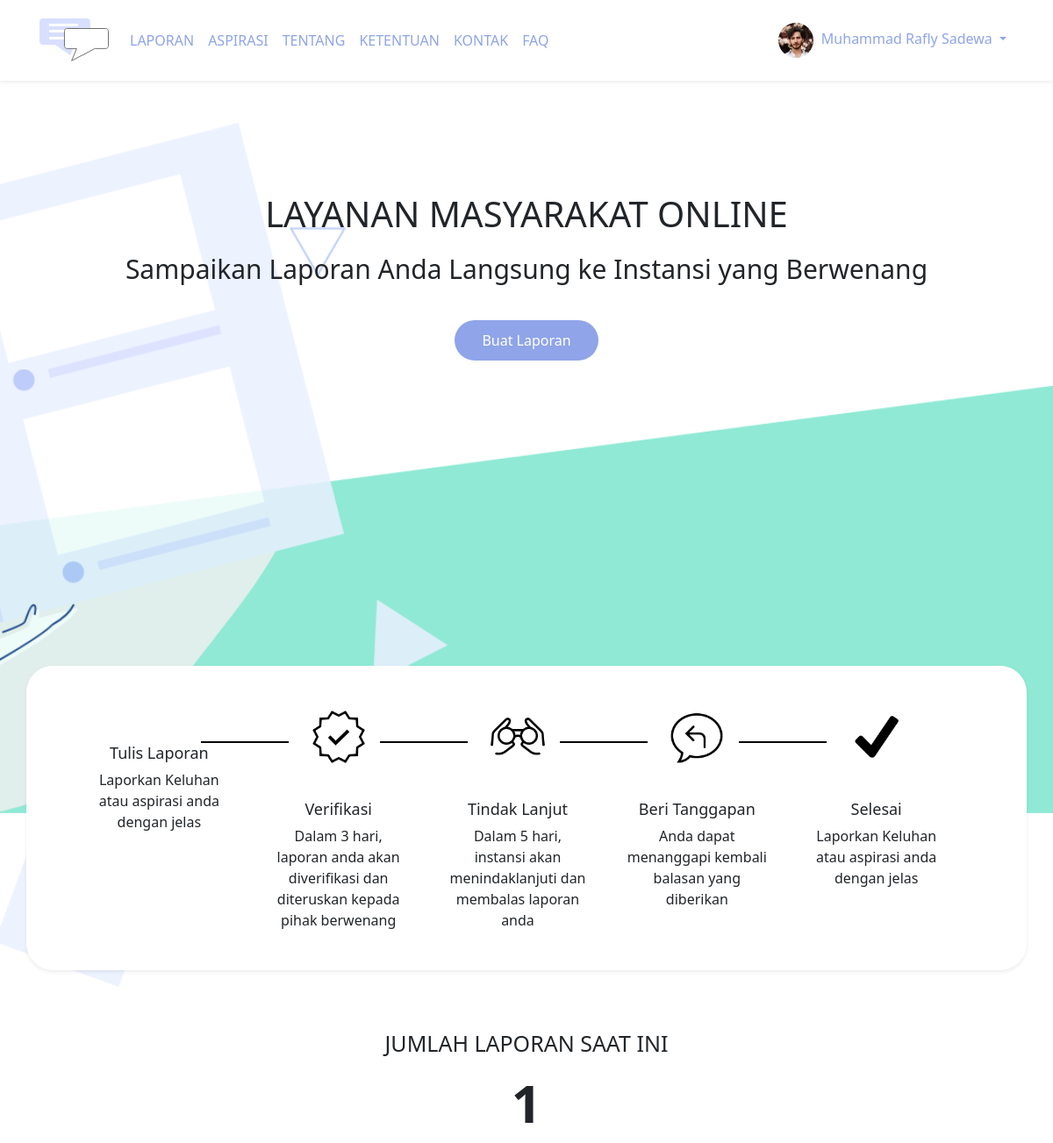
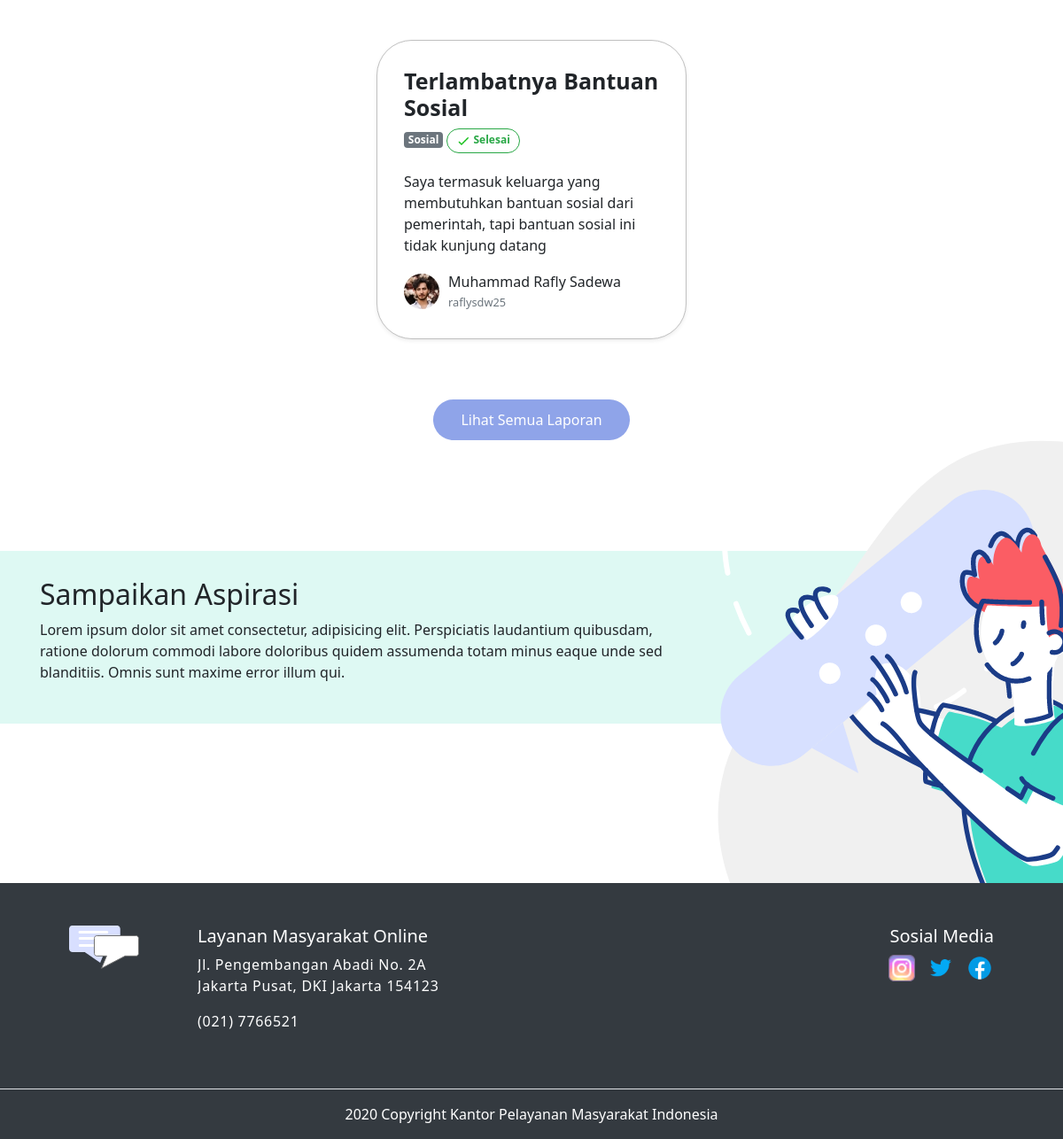
/ (signed in), run on the app's committed database (2 pictures, top to bottom).
### tables this page shows
CREATE TABLE `user_profile` (
  `up_id` int(11) NOT NULL,
  `nama` varchar(255) NOT NULL,
  `alamat` varchar(255) NOT NULL,
  `telephone` varchar(255) NOT NULL,
  `email` varchar(255) NOT NULL,
  `username` varchar(255) NOT NULL,
  `password` varchar(255) NOT NULL,
  `created_at` datetime NOT NULL DEFAULT current_timestamp(),
  `updated_at` datetime DEFAULT NULL
);

CREATE TABLE `pengaduan` (
  `pg_id` int(11) NOT NULL,
  `up_id` int(11) NOT NULL,
  `judul` varchar(255) NOT NULL,
  `kategori` varchar(255) NOT NULL,
  `status` enum('Verifikasi','Tindak Lanjut','Selesai') NOT NULL DEFAULT 'Verifikasi',
  `jenis` enum('Pengaduan','Aspirasi','','') NOT NULL,
  `deskripsi` text NOT NULL DEFAULT '',
  `instansi` varchar(255) NOT NULL,
  `tgl_kejadian` datetime DEFAULT NULL,
  `created_at` datetime NOT NULL DEFAULT current_timestamp()
);

### assets/database/functions.php (called while the page is built, shortened)
<?php
    $conn = mysqli_connect('localhost', 'root', '', 'sister_pengaduan');
    function query($query){
        global $conn;
        $rows = [];
        $result = mysqli_query($conn,$query);
        while ($row = mysqli_fetch_assoc($result)) {
            $rows[] = $row;
        }
        return $rows;
    }

### index.php (the view, shortened to what this page needs)
<?php
    require 'assets/database/functions.php';
    $reports = query("SELECT p.*, up.nama, up.username FROM pengaduan p JOIN user_profile up ON (p.up_id = up.up_id) LIMIT 3");
    $count_data = count($reports);
    include('layouts/head.php');
?>
<body>
    <?php include('layouts/navigation.php'); ?>
    <header id="header" class="text-center">
        <h1>LAYANAN MASYARAKAT ONLINE</h1>
        <p class="mt-3">
            Sampaikan Laporan Anda Langsung ke Instansi yang Berwenang
        </p>
        <?php if(!isset($_SESSION["user_id"]) || !isset($_SESSION["login"])): ?>
            <button type="button" class="btn btn btn-cta" data-toggle="modal" data-target="#modalLogin">
                Masuk
            </button>
            <button type="button" class="btn btn-cta-outline" data-toggle="modal" data-target="#modalSignup">
                Daftar
            </button>
        <?php else: ?>
            <a href="#" class="btn btn-cta">Buat Laporan</a>
        <?php endif; ?>
    </header>
    <main>
        <div class="container">
            <section class="section-steps row justify-content-center shadow-sm p-3 mb-5 bg-white">
                <div class="col-3 col-md-2 steps-item">
                    <h2>Tulis Laporan</h2>
                    <p>
                        Laporkan Keluhan atau aspirasi anda dengan jelas
                    </p>
                </div>
                <div class="col-3 col-md-2 steps-item">
                    <img src="assets/img/verif.png" alt="">
                    <h2>Verifikasi</h2>
                    <p>
                        Dalam 3 hari, laporan anda akan diverifikasi dan diteruskan kepada pihak berwenang
                    </p>
                </div>
                <div class="col-3 col-md-2 steps-item">
                    <img src="assets/img/followup.png" alt="">
                    <h2>Tindak Lanjut</h2>
                    <p>
                        Dalam 5 hari, instansi akan menindaklanjuti dan membalas laporan anda
                    </p>
                </div>
                <div class="col-3 col-md-2 steps-item">
                    <img src="assets/img/response.png" alt="">
                    <h2>Beri Tanggapan</h2>
                    <p>
                       Anda dapat menanggapi kembali balasan yang diberikan
                    </p>
                </div>
                <div class="col-3 col-md-2 steps-item">
                    <img src="assets/img/done.png" alt="">
                    <h2>Selesai</h2>
                    <p>
                        Laporkan Keluhan atau aspirasi anda dengan jelas
                    </p>
                </div>
            </section>
       </div>
       <section class="section-laporan">
           <div class="container">
               <div class="row">
                   <div class="col text-center laporan-heading">
                       <h2>JUMLAH LAPORAN SAAT INI</h2>
                       <p><?= $count_data?></p>
                   </div>
               </div>
           </div>
       </section>
       <section class="section-laporan-content">
            <div class="container">
                <div class="section-aduan row justify-content-center">
                    <?php foreach($reports as $report):
                        if($report["status"] == "Selesai"){
                            $badge = 'done';
                            $image = 'selesai.png';
                        }else if($report["status"] == "Tindak Lanjut"){
                            $badge = 'action';
                            $image = 'followup-orange.png';
                        }else if($report["status"] == "Verifikasi"){
                            $badge = 'verify';
                            $image = 'verif-red.png';
                        }
                        ?>
                    <div class="col-sm col-md-4 col-lg-4">
                        <div class="card-aduan d-flex flex-column shadow-sm mb-5">
                            <div class="aduan-judul">
                                <h3><?= $report["judul"]?></h3>
                                <small class="badge bg-secondary text-white"><?= $report["kategori"]?></small>
                                <small class="badge <?= $badge?>">
                                   <img src="assets/img/<?= $image ?>" alt="">
                                   <?= $report["status"]?>
                                </small>
                            </div>
                            <div class="aduan-isi">
                                <?= $report["deskripsi"]?>
                            </div>
                            <div class="aduan-pelapor">
                                <img src="assets/img/members-1.jpg" alt="" class="pelapor-image">
                                <div class="description">
                                    <h3><?= $report["nama"]?></h3>
                                    <small class="text-muted"><?= $report["username"]?></small>
                                </div>
                            </div>
                        </div>
                    </div>
                    <?php endforeach; ?>
                </div>
                <div class="row justify-content-center">
                    <a href="#" class="btn btn-cta">Lihat Semua Laporan</a>
                </div>
            </div>
        </section>
       <section class="section-aspirasi">
            <div class="message-aspirasi row">
                <div class="container">
                    <div class="col-lg-8">
                    <h2>Sampaikan Aspirasi</h2>
                    <p>Lorem ipsum dolor sit amet consectetur, adipisicing elit. Perspiciatis laudantium quibusdam, ratione dolorum commodi labore doloribus quidem assumenda totam minus eaque unde sed blanditiis. Omnis sunt maxime error illum qui.</p>
                    </div>
                </div>
            </div>
        </section>
    </main>
    <?php include('layouts/footer.php'); ?>
</body>
</html>

### layouts/navigation.php (shortened to what this page needs)
<nav class="navbar navbar-expand-lg navbar-light bg-white p-3 shadow-sm p-3 mb-5 bg-white">
    <div class="container">
        <a class="navbar-brand" href="index.php">
            <img src="assets/img/group2.png" class="img-fluid" alt="">
        </a>
        <div class="collapse navbar-collapse" id="navbarNavDropdown">
            <ul class="navbar-nav">
                <li class="nav-item">
                    <a class="nav-link" href="page_laporan.php">LAPORAN</a>
                </li>
                <li class="nav-item">
                    <a class="nav-link" href="tambah_aspirasi.php">ASPIRASI</a>
                </li>
                <li class="nav-item">
                    <a class="nav-link" href="#">TENTANG</a>
                </li>
                <li class="nav-item">
                    <a class="nav-link" href="#">KETENTUAN</a>
                </li>
                <li class="nav-item">
                    <a class="nav-link" href="#">KONTAK</a>
                </li>
                <li class="nav-item">
                    <a class="nav-link" href="#">FAQ</a>
                </li>
            </ul>
            <?php if(isset($_SESSION["user_id"]) && isset($_SESSION["login"])):
                $user_id = $_SESSION["user_id"];
                $user_profile = query("SELECT * FROM user_profile WHERE up_id = $user_id")[0];
                ?>
            <ul class="navbar-nav ml-auto top-nav">
                <li class="nav-item dropdown">
                    <a class="nav-link dropdown-toggle" href="#" id="navbardrop" data-toggle="dropdown">
                        <img src="assets/img/members-1.jpg" alt="" class="pp">
                        <?= $user_profile["nama"] ?>
                    </a>
                </li>
            </ul>
            <?php endif; ?>
        </div>
    </div>
</nav>

### assets/css/style.css (style rules this page uses)
* { font-family: 'Segoe UI', Tahoma, Geneva, Verdana, sans-serif; }
body { margin: 0; padding: 0; }
header { padding-top: 80px; min-height: 985px; background-image: url('../img/background2.png'); background-size: cover; background-repeat: no-repeat; }
header > p { font-size: 30px; font-weight: lighter; }
.nav-link { color: #8FA4E9 !important; }
.pp { padding-right: 5px; }
.btn { border-radius: 100px; padding: 10px 30px; margin-top: 20px; }
.btn-cta { background-color: #8FA4E9; color: #fff; }
.section-steps { margin-top: -33%; margin-bottom: 50px; text-align: center; background-color: #fff; border: 1px solid #fff; border-radius: 30px; position: relative; }
.section-steps .steps-item { background-color: #fff; padding: 12px; margin-right: 20px; }
.section-steps img { margin: 20px; width: 64px; }
.section-steps h2 { margin-top: 20px; font-size: 18px; }
.done { background-color: #fff; border: 1px solid #28a745; color: #28a745; border-radius: 20px; padding: 5px 10px; }
.badge img { height: 16px; }
.section-laporan .laporan-heading { margin-top: 20px; margin-bottom: 30px; }
.section-laporan .laporan-heading h2 { font-size: 25px; }
.section-laporan .laporan-heading p { font-size: 60px; font-weight: bold; }
.section-laporan-content .section-aduan .card-aduan { min-height: 300px; background-color: #fff; background-size: cover; padding: 30px; border-radius: 40px; border: 1px solid #c0c0c0; margin-bottom: 50px; }
.section-laporan-content .section-aduan .aduan-judul h3 { font-size: 25px; font-weight: bold; }
.section-laporan-content .section-aduan .aduan-isi { margin-top: 20px; margin-bottom: 20px; font-size: 16px; font-weight: lighter; }
.section-laporan-content .section-aduan .aduan-pelapor .pelapor-image { float: left; }
.section-laporan-content .section-aduan .aduan-pelapor h3 { font-size: 16px; margin-bottom: 0; }
.section-laporan-content .section-aduan .aduan-pelapor .description { float: left; margin-left: 10px; overflow: hidden; }
.section-aspirasi { position: relative; width: 100%; height: 500px; padding: 125px 0; }
.section-aspirasi .message-aspirasi:before { content: ''; position: absolute; background-image: url('../img/illustration2.png'); bottom: 0; background-repeat: no-repeat; right: 0px; width: 390px; height: 100%; }
.section-aspirasi .message-aspirasi { background-color: #DEF9F3; width: 100%; padding: 30px; }
@media only screen and (min-width: 992px) { .section-steps .steps-item:nth-child(2)::before { content: ""; display: block; width: 100px; left: -35%; top: 22%; height: 2px; background: #000; position: absolute; } }
@media only screen and (min-width: 992px) { .section-steps .steps-item:nth-child(3)::before { content: ""; display: block; width: 100px; left: -35%; top: 22%; height: 2px; background: #000; position: absolute; } }
@media only screen and (min-width: 992px) { .section-steps .steps-item:nth-child(4)::before { content: ""; display: block; width: 100px; left: -35%; top: 22%; height: 2px; background: #000; position: absolute; } }
@media only screen and (min-width: 992px) { .section-steps .steps-item:nth-child(5)::before { content: ""; display: block; width: 100px; left: -35%; top: 22%; height: 2px; background: #000; position: absolute; } }

### data on the page
user_profile: nama "Muhammad Rafly Sadewa"
pengaduan: judul "Terlambatnya Bantuan Sosial", kategori "Sosial", status "Selesai", deskripsi "Saya termasuk keluarga yang membutuhkan bantuan sosial dari pemerintah, tapi bantuan sosial ini tidak kunjung datang", up.nama "Muhammad Rafly Sadewa", up.username "raflysdw25"

### other printed values
$count_data "1"
